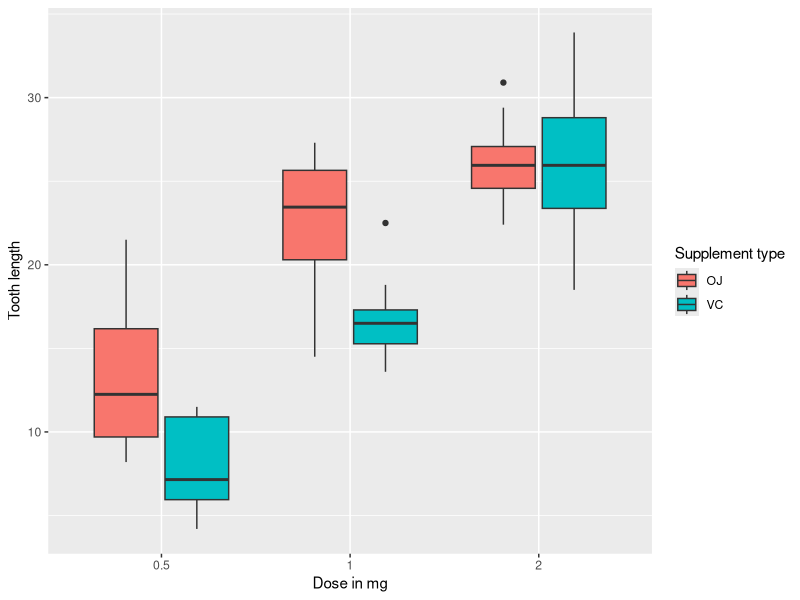

R code for this plot:
## ---- chunk 1
knitr::opts_chunk$set(echo = TRUE)
## ---- chunk 2
library(datasets)
library(dplyr)
library(ggplot2)
## ---- chunk 3
# Load ToothGrowth Data and explore it
data("ToothGrowth")
ToothGrowth %>%
  group_by(supp,dose) %>%
  summarise(avg_len = mean(len),
            Q25_len = quantile(len,0.25),
            Q75_len = quantile(len,0.75),
            sd_len = sd(len)) -> data
data
## ---- chunk 4
ggplot(data=ToothGrowth, aes(x=as.factor(dose), y=len, fill=supp)) +
  geom_boxplot() +
  xlab("Dose in mg") +
  ylab("Tooth length") +
  guides(fill=guide_legend(title="Supplement type"))
## ---- chunk 5
# arrange our dateset
dose_05mg <- filter(ToothGrowth, dose == 0.5)
dose_1mg <- filter(ToothGrowth, dose == 1)
dose_2mg <- filter(ToothGrowth, dose == 2)

# compare between dose of 0.5 and 1
t.test(dose_1mg$len, dose_05mg$len, alternative = "greater")

# compare between dose of 1 and 2
t.test(dose_2mg$len, dose_1mg$len, alternative = "greater")
## ---- chunk 6
#Dosage: 0.5mg
dose_OJ_05mg <- filter(dose_05mg, supp == "OJ")
dose_VC_05mg <- filter(dose_05mg, supp == "VC")
t.test(dose_OJ_05mg$len, dose_VC_05mg$len, alternative = "greater")

#Dosage: 1mg
dose_OJ_1mg <- filter(dose_1mg, supp == "OJ")
dose_VC_1mg <- filter(dose_1mg, supp == "VC")
t.test(dose_OJ_1mg$len, dose_VC_1mg$len, alternative = "greater")

#Dosage: 2mg
dose_OJ_2mg <- filter(dose_2mg, supp == "OJ")
dose_VC_2mg <- filter(dose_2mg, supp == "VC")
t.test(dose_OJ_2mg$len, dose_VC_2mg$len, alternative = "greater")
